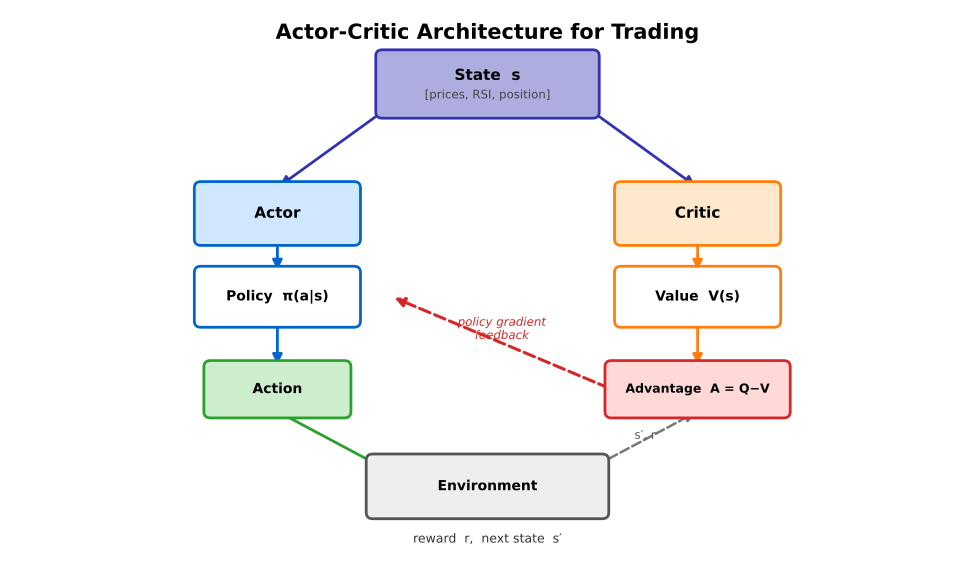

Recreate this plot in Python.
import sys
from pathlib import Path
sys.path.insert(0, str(Path(__file__).resolve().parents[3] / 'templates'))
from chart_style import apply_style, COLORS, MLPURPLE, MLBLUE, MLORANGE, MLGREEN, MLRED, MLLAVENDER
apply_style()

import matplotlib.pyplot as plt
from matplotlib.patches import FancyBboxPatch, FancyArrowPatch

fig, ax = plt.subplots(figsize=(10, 6))
ax.set_xlim(0, 10)
ax.set_ylim(0, 6)
ax.axis('off')
ax.grid(False)

def box(ax, cx, cy, w, h, label, sub='', ec=MLPURPLE, fc=MLLAVENDER,
        lw=2, fs=11, sub_fs=8.5):
    patch = FancyBboxPatch((cx - w/2, cy - h/2), w, h,
                           boxstyle="round,pad=0.07",
                           edgecolor=ec, facecolor=fc, linewidth=lw, zorder=3)
    ax.add_patch(patch)
    ty = cy if not sub else cy + h * 0.15
    ax.text(cx, ty, label, ha='center', va='center',
            fontsize=fs, fontweight='bold', zorder=4)
    if sub:
        ax.text(cx, cy - h * 0.2, sub, ha='center', va='center',
                fontsize=sub_fs, color='#444444', zorder=4)

def arrow(ax, x0, y0, x1, y1, color='#555555', lw=2.0,
          style='-|>', ls='solid'):
    arr = FancyArrowPatch((x0, y0), (x1, y1),
                          arrowstyle=style, mutation_scale=14,
                          linewidth=lw, color=color,
                          linestyle=ls, zorder=2)
    ax.add_patch(arr)

# ── State input (top center) ───────────────────────────────────────────────
box(ax, 5.0, 5.2, 2.2, 0.6,
    'State  s',
    sub='[prices, RSI, position]',
    ec=MLPURPLE, fc=MLLAVENDER, fs=11, sub_fs=8.5)

# ── Actor branch (left) ───────────────────────────────────────────────────
box(ax, 2.8, 3.8, 1.6, 0.55, 'Actor',
    ec=MLBLUE, fc='#D0E8FF', fs=11)
box(ax, 2.8, 2.9, 1.6, 0.52, 'Policy  π(a|s)',
    ec=MLBLUE, fc='white', fs=10)
box(ax, 2.8, 1.9, 1.4, 0.48, 'Action',
    ec=MLGREEN, fc='#CCEECC', fs=10)

arrow(ax, 3.9, 4.9, 2.8, 4.08, color=MLPURPLE)   # State → Actor
arrow(ax, 2.8, 3.52, 2.8, 3.16, color=MLBLUE)    # Actor → Policy
arrow(ax, 2.8, 2.64, 2.8, 2.14, color=MLBLUE)    # Policy → Action

# ── Critic branch (right) ─────────────────────────────────────────────────
box(ax, 7.2, 3.8, 1.6, 0.55, 'Critic',
    ec=MLORANGE, fc='#FFE8CC', fs=11)
box(ax, 7.2, 2.9, 1.6, 0.52, 'Value  V(s)',
    ec=MLORANGE, fc='white', fs=10)
box(ax, 7.2, 1.9, 1.8, 0.48, 'Advantage  A = Q−V',
    ec=MLRED, fc='#FFD8D8', fs=9)

arrow(ax, 6.1, 4.9, 7.2, 4.08, color=MLPURPLE)   # State → Critic
arrow(ax, 7.2, 3.52, 7.2, 3.16, color=MLORANGE)   # Critic → V(s)
arrow(ax, 7.2, 2.64, 7.2, 2.14, color=MLORANGE)   # V(s) → Advantage

# ── Feedback: Advantage → Actor (curved, dashed) ──────────────────────────
# Go left from Advantage box bottom to Actor box right side
arrow(ax, 6.3, 1.9, 4.0, 2.9,
      color=MLRED, lw=2.2, ls='dashed')
ax.text(5.15, 2.55, 'policy gradient\nfeedback',
        ha='center', va='center', fontsize=8.5,
        color=MLRED, style='italic')

# ── Environment box (bottom center) ───────────────────────────────────────
box(ax, 5.0, 0.85, 2.4, 0.56, 'Environment',
    ec='#555555', fc='#EEEEEE', fs=10)

# Action → Environment
arrow(ax, 2.8, 1.66, 4.0, 1.0, color=MLGREEN, lw=2.0)
# Environment → reward annotation
ax.text(5.0, 0.28, 'reward  r,  next state  s′',
        ha='center', va='center', fontsize=9, color='#333333')
# Feedback arrows from Environment back up
arrow(ax, 6.0, 1.0, 7.2, 1.66, color='#777777', lw=1.8, ls='dashed')
ax.text(6.65, 1.4, 's′, r', ha='center', va='center',
        fontsize=8.5, color='#555555')

# ── Title ──────────────────────────────────────────────────────────────────
ax.text(5.0, 5.75, 'Actor-Critic Architecture for Trading',
        ha='center', va='center', fontsize=15, fontweight='bold')

plt.tight_layout()
plt.savefig(Path(__file__).parent / 'chart.pdf', bbox_inches='tight', dpi=150)
plt.close()
print("Saved: 22_actor_critic_architecture/chart.pdf")
